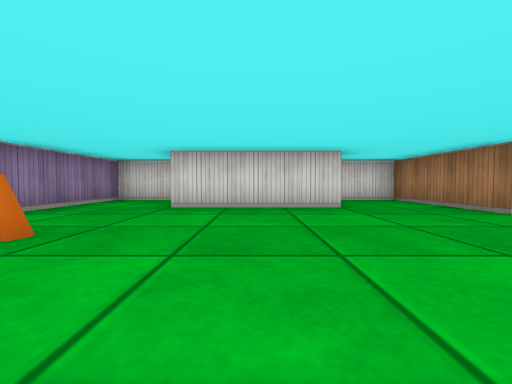
View 1 (above)

18 first-person views from a walk through a cub3D ray-caster map. The camera is about half as high as the walls, tilts 2° down and sees 90° across. The floor is counted in squares. Each view is taken from the middle of a square. On the plan, view 1 faces up. The plan holds only what a view shows up to about 9 squares ahead; the rest is blank.

View 2
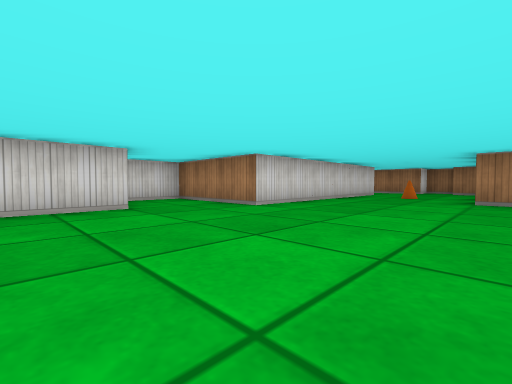

View 3
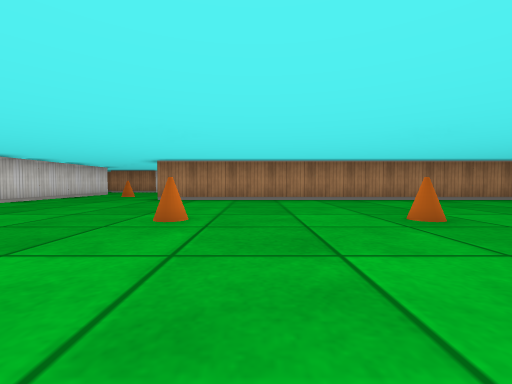

View 4
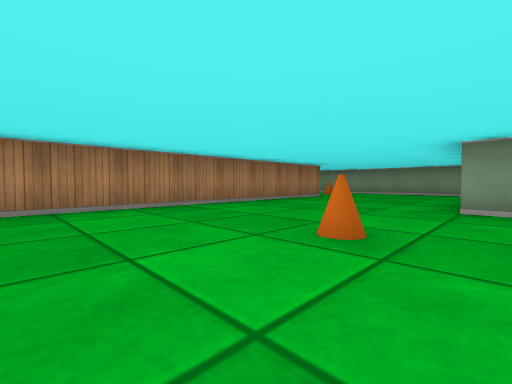

View 5
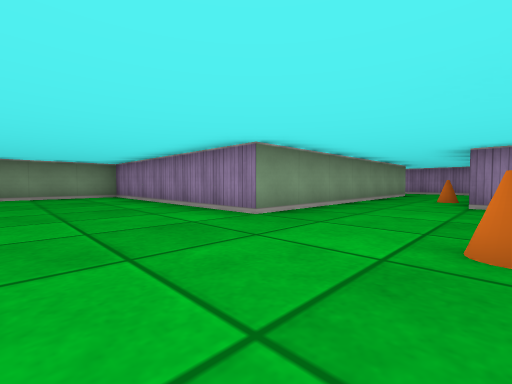

View 6
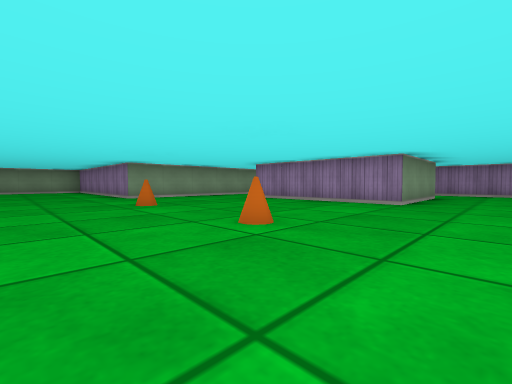

View 7
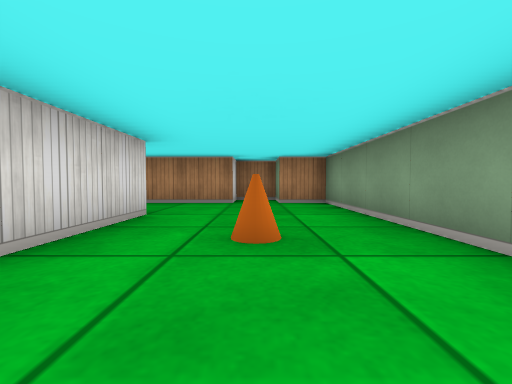

View 8
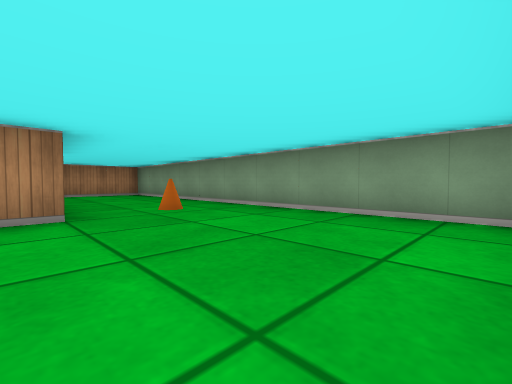

View 9
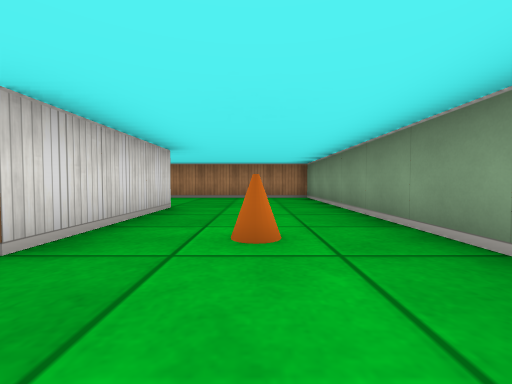

View 10
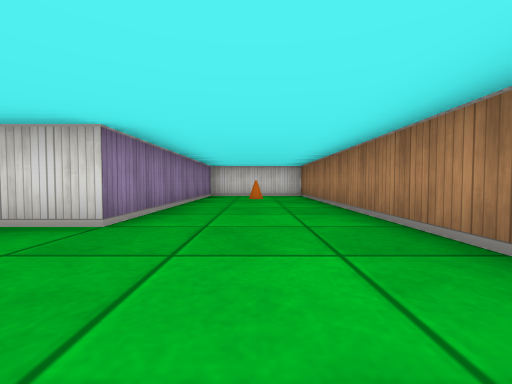

View 11
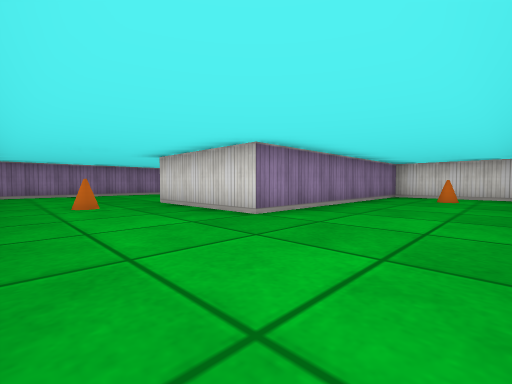

View 12
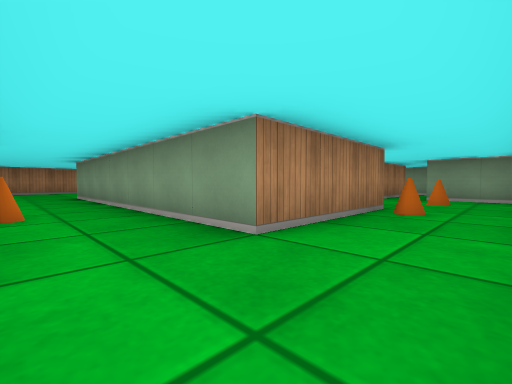

View 13
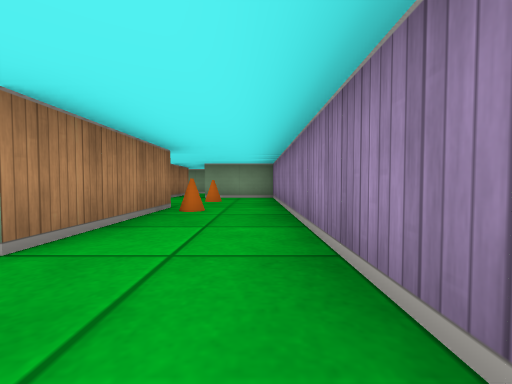

View 14
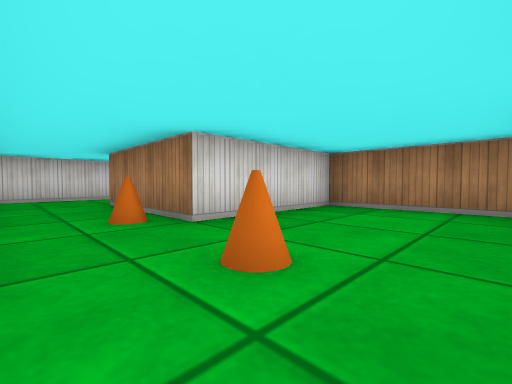

View 15
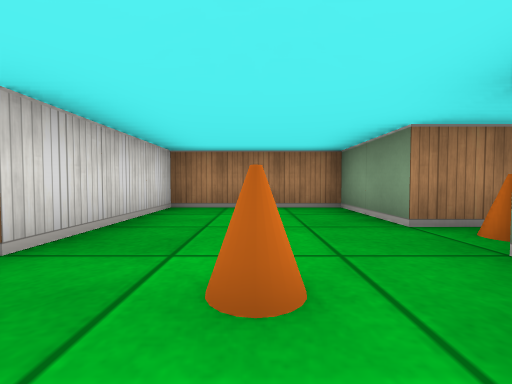

View 16
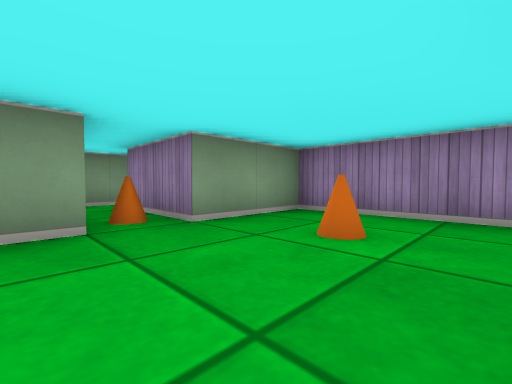

View 17
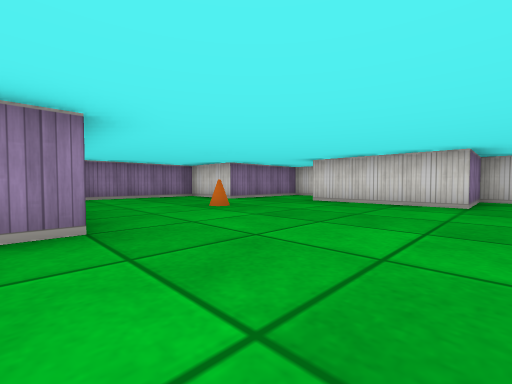

View 18
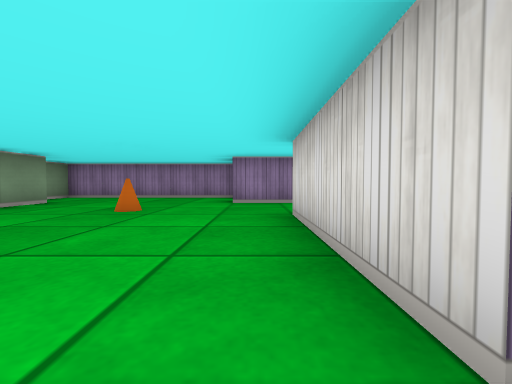

### Floor plan
Points are (right, up) in squares from view 1. A wall is a line through its corners. A room is listed if a view was taken in it or the views show most of it. See-through windows are left out.
Room 1 (views 1, 2, 3, 4, 5, 6, 7, 8, 9, 10, 11, 12, 13, 14, 15, 16, 17, 18)
walls: (7.4, 0.5) (11.5, 0.5) (11.5, 1.5) (12.5, 1.5) (12.5, 2.5) (11.5, 2.5) (11.5, 4.4); (-3.9, -4.5) (-6, -4.5); (-3.5, -0.5) (-0.5, -0.5) (-0.5, -4.5); (-6.5, -5) (-6.5, -12.5) (-4.5, -12.5) (-4.5, -14.5); (9.5, 3.5) (3.5, 3.5) (3.5, 6.5) (1.5, 6.5) (1.5, 4.5) (-1.5, 4.5); (-2.1, 6.5) (-3.5, 6.5) (-3.5, 3.5) (-5.5, 3.5) (-5.5, -1.5) (-4.6, -1.5); (-3.5, -14.5) (-3.5, -12.5) (-1.5, -12.5) (-1.5, -9.5) (-4.5, -9.5) (-4.5, -6.5) (2.5, -6.5) (2.5, -12.5) (12.5, -12.5) (12.5, -3.5) (9.5, -3.5) (9.5, -9.5) (6.5, -9.5) (6.5, 0.5)
objects: cone (-5, -11); cone (-5, -9); cone (-4, -13); cone (-2, -5); cone (-2, 2); cone (3, -4); cone (3, -1); cone (7, -11); cone (8, 2); cone (11, -5)

Where each view was taken, in squares from view 1:
view 1: 0 up, 0 right, facing up
view 2: 0 up, 0 right, facing up-right
view 3: 2 down, 0 right, facing right
view 4: 2 down, 2 right, facing down-right
view 5: 4 down, 5 right, facing down-left
view 6: 1 up, 5 right, facing down-left
view 7: 2 up, 6 right, facing right
view 8: 9 down, 3 right, facing down-right
view 9: 11 down, 5 right, facing right
view 10: 12 down, 11 right, facing up
view 11: 12 down, 12 right, facing up-left
view 12: 5 down, 6 left, facing down-right
view 13: 5 down, 6 left, facing down
view 14: 12 down, 6 left, facing up-right
view 15: 11 down, 6 left, facing right
view 16: 10 down, 3 left, facing down-left
view 17: 1 down, 2 right, facing up-left
view 18: 4 up, 2 right, facing left
